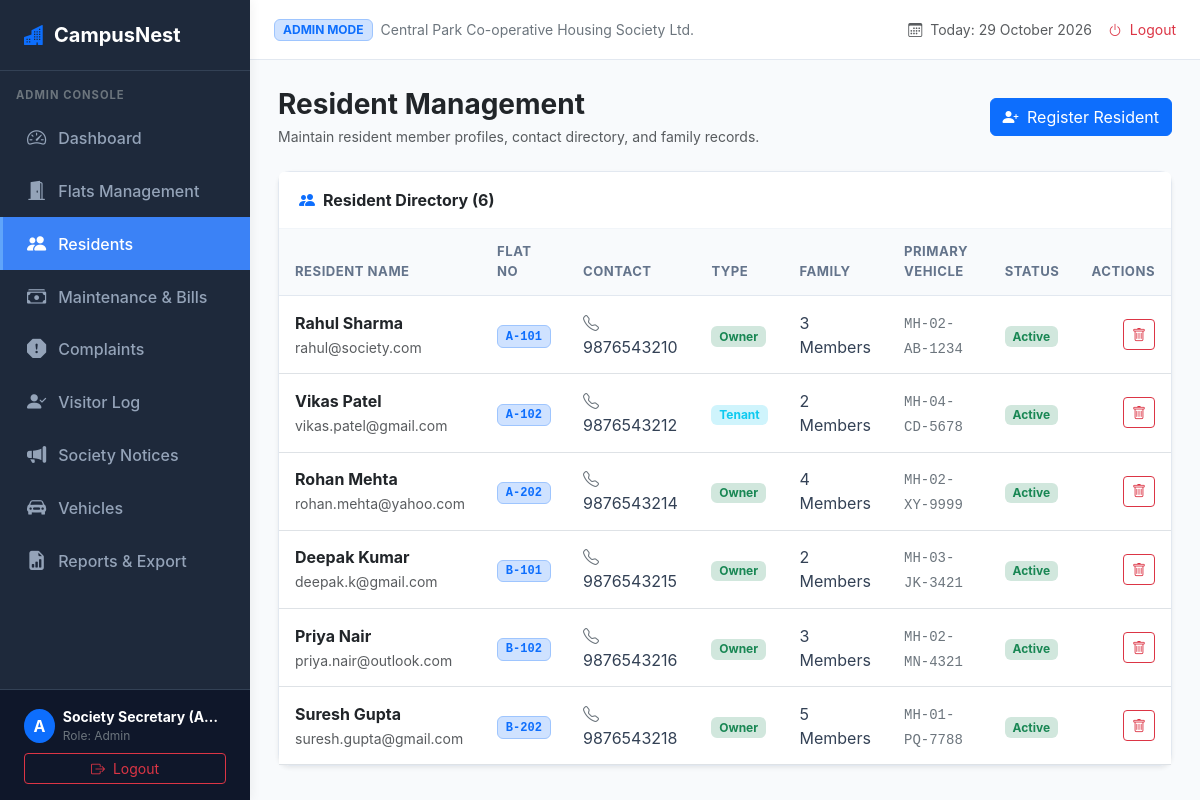
Screenshot of /admin/residents (signed in) with the database file from the repository.
### tables this page shows
CREATE TABLE residents (
        id INTEGER PRIMARY KEY AUTOINCREMENT,
        user_id INTEGER,
        flat_id INTEGER NOT NULL,
        name TEXT NOT NULL,
        mobile TEXT NOT NULL,
        email TEXT,
        resident_type TEXT DEFAULT 'Owner' CHECK(resident_type IN ('Owner', 'Tenant')),
        family_members INTEGER DEFAULT 1,
        vehicle_number TEXT,
        status TEXT DEFAULT 'Active' CHECK(status IN ('Active', 'Inactive')),
        created_at TIMESTAMP DEFAULT CURRENT_TIMESTAMP,
        FOREIGN KEY (user_id) REFERENCES users(id) ON DELETE SET NULL,
        FOREIGN KEY (flat_id) REFERENCES flats(id) ON DELETE CASCADE
    );

CREATE TABLE flats (
        id INTEGER PRIMARY KEY AUTOINCREMENT,
        flat_number TEXT NOT NULL UNIQUE,
        wing TEXT NOT NULL,
        floor INTEGER NOT NULL,
        flat_type TEXT DEFAULT '2BHK',
        owner_name TEXT NOT NULL,
        owner_phone TEXT NOT NULL,
        resident_name TEXT,
        resident_phone TEXT,
        status TEXT DEFAULT 'Vacant' CHECK(status IN ('Occupied', 'Vacant')),
        created_at TIMESTAMP DEFAULT CURRENT_TIMESTAMP
    );

### app.py (the view)
@app.route('/admin/residents')
@role_required('admin')
def residents():
    resident_list = query_db('''
        SELECT r.*, f.flat_number, f.wing
        FROM residents r
        JOIN flats f ON r.flat_id = f.id
        ORDER BY f.flat_number ASC
    ''')
    all_flats = query_db("SELECT id, flat_number, wing, floor FROM flats ORDER BY flat_number ASC")
    return render_template('residents.html', active_page='residents', residents=resident_list, flats=all_flats)

### app.py (called while the page is built, shortened)
@app.context_processor
def inject_globals():
    return {
        'current_date': date.today().strftime('%d %B %Y')
    }

def role_required(*allowed_roles):
    def decorator(f):
        @wraps(f)
        def decorated_function(*args, **kwargs):
            if not session.get('user_id'):
                flash('Please log in first.', 'warning')
                return redirect(url_for('login'))
            return f(*args, **kwargs)
        return decorated_function
    return decorator

### db.py (called while the page is built)
def get_connection():
    os.makedirs(os.path.dirname(DB_FILE), exist_ok=True)
    conn = sqlite3.connect(DB_FILE, timeout=10)
    conn.row_factory = sqlite3.Row
    conn.execute("PRAGMA foreign_keys = ON;")
    return conn

def query_db(query, args=(), one=False):
    conn = get_connection()
    try:
        cur = conn.cursor()
        cur.execute(query, args)
        rv = cur.fetchall()
        cur.close()
        res = [dict(row) for row in rv]
        return (res[0] if res else None) if one else res
    finally:
        conn.close()

### templates/residents.html (shortened to what this page needs)
{% extends "base.html" %}
{% block content %}
<div class="d-flex justify-content-between align-items-center mb-4">
    <div>
        <h3 class="fw-bold text-dark mb-1">Resident Management</h3>
        <p class="text-muted small mb-0">Maintain resident member profiles, contact directory, and family records.</p>
    </div>
    <button type="button" class="btn btn-primary" data-bs-toggle="modal" data-bs-target="#addResidentModal">
        <i class="bi bi-person-plus-fill me-1"></i> Register Resident
    </button>
</div>
<div class="card shadow-sm">
    <div class="card-header bg-white py-3 d-flex justify-content-between align-items-center">
        <span class="fw-bold text-dark"><i class="bi bi-people-fill text-primary me-2"></i>Resident Directory ({{ residents|length }})</span>
    </div>
    <div class="card-body p-0">
        <div class="table-responsive">
            <table class="table table-hover align-middle mb-0">
                <thead class="table-light">
                    <tr>
                        <th>Resident Name</th>
                        <th>Flat No</th>
                        <th>Contact</th>
                        <th>Type</th>
                        <th>Family</th>
                        <th>Primary Vehicle</th>
                        <th>Status</th>
                        <th class="text-end">Actions</th>
                    </tr>
                </thead>
                <tbody>
                    {% for r in residents %}
                    <tr>
                        <td>
                            <div class="fw-bold text-dark">{{ r.name }}</div>
                            <small class="text-muted">{{ r.email or 'No email' }}</small>
                        </td>
                        <td><span class="badge bg-primary-subtle text-primary border border-primary-subtle font-monospace">{{ r.flat_number }}</span></td>
                        <td><i class="bi bi-telephone text-secondary me-1"></i>{{ r.mobile }}</td>
                        <td>
                            {% if r.resident_type == 'Owner' %}
                                <span class="badge bg-success-subtle text-success">Owner</span>
                            {% else %}
                                <span class="badge bg-info-subtle text-info">Tenant</span>
                            {% endif %}
                        </td>
                        <td>{{ r.family_members }} Members</td>
                        <td><span class="font-monospace text-secondary small">{{ r.vehicle_number or '—' }}</span></td>
                        <td>
                            <span class="badge bg-success-subtle text-success">{{ r.status }}</span>
                        </td>
                        <td class="text-end">
                            <form method="POST" action="{{ url_for('delete_resident', resident_id=r.id) }}" class="d-inline" onsubmit="return confirm('Remove resident {{ r.name }}?');">
                                <button type="submit" class="btn btn-sm btn-outline-danger py-1 px-2">
                                    <i class="bi bi-trash"></i>
                                </button>
                            </form>
                        </td>
                    </tr>
                    {% else %}
                    <tr>
                        <td colspan="8" class="text-center py-4 text-muted">No residents registered yet.</td>
                    </tr>
                    {% endfor %}
                </tbody>
            </table>
        </div>
    </div>
</div>
{% endblock %}

### static/css/style.css (style rules this page uses)
:root { --primary-color: #2563eb; --primary-hover: #1d4ed8; --secondary-color: #475569; --success-color: #10b981; --warning-color: #f59e0b; --danger-color: #ef4444; --sidebar-width: 250px; --header-height: 60px; --bg-light: #f8fafc; --card-shadow: 0 4px 6px -1px rgba(0, 0, 0, 0.05), 0 2px 4px -2px rgba(0, 0, 0, 0.05); }
body { font-family: -apple-system, BlinkMacSystemFont, "Segoe UI", Roboto, "Helvetica Neue", Arial, sans-serif; background-color: var(--bg-light); color: #1e293b; min-height: 100vh; }
.card { border: 1px solid #e2e8f0; border-radius: 12px; box-shadow: var(--card-shadow); background-color: #fff; }
.card-header { background-color: #fff; border-bottom: 1px solid #f1f5f9; font-weight: 600; padding: 1rem 1.25rem; }
.table { vertical-align: middle; margin-bottom: 0; }
.table th { font-size: 0.82rem; font-weight: 700; text-transform: uppercase; letter-spacing: 0.5px; color: #64748b; background-color: #f8fafc; border-bottom: 1px solid #e2e8f0; padding: 0.85rem 1rem; }
.table td { padding: 0.85rem 1rem; color: #334155; }

### rows the page displays
residents: name "Rahul Sharma", email "rahul@society.com", flat_number "A-101", mobile "9876543210", resident_type "Owner", family_members "3", vehicle_number "MH-02-AB-1234", status "Active"
residents: name "Vikas Patel", email "vikas.patel@gmail.com", flat_number "A-102", mobile "9876543212", resident_type "Tenant", family_members "2", vehicle_number "MH-04-CD-5678", status "Active"
residents: name "Rohan Mehta", email "rohan.mehta@yahoo.com", flat_number "A-202", mobile "9876543214", resident_type "Owner", family_members "4", vehicle_number "MH-02-XY-9999", status "Active"
residents: name "Deepak Kumar", email "deepak.k@gmail.com", flat_number "B-101", mobile "9876543215", resident_type "Owner", family_members "2", vehicle_number "MH-03-JK-3421", status "Active"
residents: name "Priya Nair", email "priya.nair@outlook.com", flat_number "B-102", mobile "9876543216", resident_type "Owner", family_members "3", vehicle_number "MH-02-MN-4321", status "Active"
residents: name "Suresh Gupta", email "suresh.gupta@gmail.com", flat_number "B-202", mobile "9876543218", resident_type "Owner", family_members "5", vehicle_number "MH-01-PQ-7788", status "Active"

### other values shown
{{ session.get('username')[0]|upper }} "A"
{{ session.get('full_name') }} "Society Secretary (A…"
{{ session.get('role') }} "Admin"
{{ session.get('role') }} "ADMIN"
{{ residents|length }} "6"
